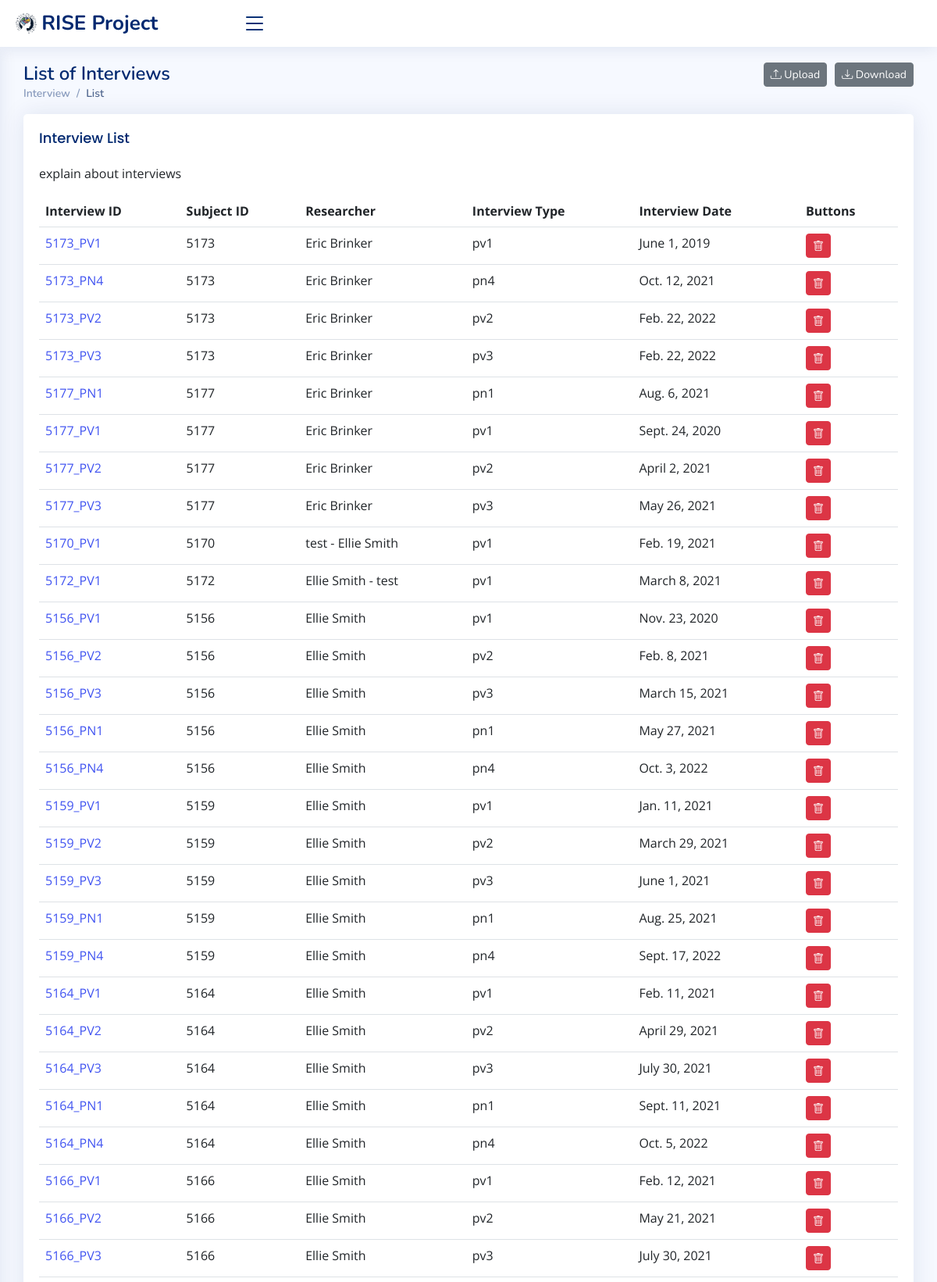
Screenshot of /interviewList/ (upper part) with the database file from the repository.
### rise/models.py (models this page shows, shortened)
class Interview(models.Model):
    interview_id = models.CharField(max_length=20, primary_key=True)
    subject_id = models.CharField(max_length=20)
    researcher = models.CharField(max_length=20)
    interview_type = models.CharField(max_length=20)
    interview_date = models.DateField()
    partner_support_status = models.CharField(max_length=20)
    financial_family_adult = models.IntegerField(default=0, null=False)
    financial_family_child = models.IntegerField(default=0, null=False)
    household_adult = models.IntegerField(default=0, null=False)
    household_child = models.IntegerField(default=0, null=False)
    financial_family_changes_date_1 = models.DateField(null=True)
    financial_family_changes_adult_1 = models.IntegerField(null=True)
    financial_family_changes_child_1 = models.IntegerField(null=True)
    financial_family_changes_date_2 = models.DateField(null=True)
    financial_family_changes_adult_2 = models.IntegerField(null=True)
    financial_family_changes_child_2 = models.IntegerField(null=True)
    financial_family_changes_date_3 = models.DateField(null=True)
    financial_family_changes_adult_3 = models.IntegerField(null=True)
    financial_family_changes_child_3 = models.IntegerField(null=True)
    financial_family_changes_date_4 = models.DateField(null=True)
    financial_family_changes_adult_4 = models.IntegerField(null=True)
    financial_family_changes_child_4 = models.IntegerField(null=True)
    financial_family_changes_date_5 = models.DateField(null=True)
    financial_family_changes_adult_5 = models.IntegerField(null=True)
    financial_family_changes_child_5 = models.IntegerField(null=True)
    household_member_changes_date_1 = models.DateField(null=True)
    household_member_changes_comments_1 = models.TextField(null=True)
    household_member_changes_date_2 = models.DateField(null=True)
    household_member_changes_comments_2 = models.TextField(null=True)
    household_member_changes_date_3 = models.DateField(null=True)
    household_member_changes_comments_3 = models.TextField(null=True)
    household_member_changes_date_4 = models.DateField(null=True)
    household_member_changes_comments_4 = models.TextField(null=True)
    household_member_changes_date_5 = models.DateField(null=True)
    household_member_changes_comments_5 = models.TextField(null=True)
    move_date_1 = models.DateField(null=True)
    housing_comments_1 = models.TextField(null=True)
    move_date_2 = models.DateField(null=True)
    housing_comments_2 = models.TextField(null=True)
    move_date_3 = models.DateField(null=True)
    housing_comments_3 = models.TextField(null=True)
    move_date_4 = models.DateField(null=True)
    housing_comments_4 = models.TextField(null=True)
    move_date_5 = models.DateField(null=True)
    housing_comments_5 = models.TextField(null=True)
    conception_date = models.DateField(null=True)
    tri1_date = models.DateField(null=True)
    tri2_date = models.DateField(null=True)
    tri3_date = models.DateField(null=True)
    birth_date = models.DateField(null=True)
    scan_date = models.DateField(null=True)
    event_comments = models.TextField(null=True)
    pn1_q1 = models.IntegerField(null=True)
    pn1_q2 = models.IntegerField(null=True)
    pn1_q3 = models.IntegerField(null=True)
    pn1_q4 = models.IntegerField(null=True)
    pn1_q5 = models.TextField(null=True)
    pn1_q6 = models.TextField(null=True)
    object_type_1 = models.CharField(max_length=20, null=True)
    object_working_hour_1 = models.IntegerField(null=True)
    object_hourly_wage_1 = models.FloatField(null=True)
    object_monthly_income_1 = models.FloatField(null=True)
    object_start_date_1 = models.DateField(null=True)
    object_end_date_1 = models.DateField(null=True)
    object_comment_1 = models.TextField(null=True)
    object_type_2 = models.CharField(max_length=20, null=True)
    object_working_hour_2 = models.IntegerField(null=True)
    object_hourly_wage_2 = models.FloatField(null=True)
    object_monthly_income_2 = models.FloatField(null=True)
    object_start_date_2 = models.DateField(null=True)
    object_end_date_2 = models.DateField(null=True)
    object_comment_2 = models.TextField(null=True)
    object_type_3 = models.CharField(max_length=20, null=True)
    object_working_hour_3 = models.IntegerField(null=True)
    object_hourly_wage_3 = models.FloatField(null=True)
    object_monthly_income_3 = models.FloatField(null=True)
    object_start_date_3 = models.DateField(null=True)
    object_end_date_3 = models.DateField(null=True)
    object_comment_3 = models.TextField(null=True)
    object_type_4 = models.CharField(max_length=20, null=True)
    object_working_hour_4 = models.IntegerField(null=True)
    object_hourly_wage_4 = models.FloatField(null=True)
    object_monthly_income_4 = models.FloatField(null=True)
    object_start_date_4 = models.DateField(null=True)
    object_end_date_4 = models.DateField(null=True)
    object_comment_4 = models.TextField(null=True)
    object_type_5 = models.CharField(max_length=20, null=True)
    object_working_hour_5 = models.IntegerField(null=True)
    object_hourly_wage_5 = models.FloatField(null=True)
    object_monthly_income_5 = models.FloatField(null=True)
    object_start_date_5 = models.DateField(null=True)
    object_end_date_5 = models.DateField(null=True)
    object_comment_5 = models.TextField(null=True)
    object_type_6 = models.CharField(max_length=20, null=True)
    object_working_hour_6 = models.IntegerField(null=True)
    object_hourly_wage_6 = models.FloatField(null=True)
    object_monthly_income_6 = models.FloatField(null=True)
    object_start_date_6 = models.DateField(null=True)
    object_end_date_6 = models.DateField(null=True)
    object_comment_6 = models.TextField(null=True)
    object_type_7 = models.CharField(max_length=20, null=True)
    object_working_hour_7 = models.IntegerField(null=True)
    object_hourly_wage_7 = models.FloatField(null=True)
    object_monthly_income_7 = models.FloatField(null=True)
    object_start_date_7 = models.DateField(null=True)
    object_end_date_7 = models.DateField(null=True)
    object_comment_7 = models.TextField(null=True)
    object_type_8 = models.CharField(max_length=20, null=True)
    object_working_hour_8 = models.IntegerField(null=True)
    object_hourly_wage_8 = models.FloatField(null=True)
    object_monthly_income_8 = models.FloatField(null=True)
    object_start_date_8 = models.DateField(null=True)
    object_end_date_8 = models.DateField(null=True)
    object_comment_8 = models.TextField(null=True)
    object_type_9 = models.CharField(max_length=20, null=True)
    object_working_hour_9 = models.IntegerField(null=True)
    object_hourly_wage_9 = models.FloatField(null=True)
    object_monthly_income_9 = models.FloatField(null=True)
    object_start_date_9 = models.DateField(null=True)
    object_end_date_9 = models.DateField(null=True)
    object_comment_9 = models.TextField(null=True)
    object_type_10 = models.CharField(max_length=20, null=True)
    object_working_hour_10 = models.IntegerField(null=True)
    object_hourly_wage_10 = models.FloatField(null=True)
    object_monthly_income_10 = models.FloatField(null=True)
    object_start_date_10 = models.DateField(null=True)
    object_end_date_10 = models.DateField(null=True)
    object_comment_10 = models.TextField(null=True)

### rise/views.py (the view)
# urls.py: path('interviewList/', interview_list, name='interview_list'),
def interview_list(request):
    interviews = Interview.objects.all()
    return render(request, 'interview_list.html', {'interviews': interviews})

### rise/templates/interview_list.html (shortened to what this page needs)
<!DOCTYPE html>
<html lang="en">
{% load static %}
<head>
  <link href="{% static 'assets/vendor/bootstrap/css/bootstrap.min.css' %}" rel="stylesheet">
  <link href="{% static 'assets/vendor/bootstrap-icons/bootstrap-icons.css' %}" rel="stylesheet">
  <link href="{% static 'assets/vendor/boxicons/css/boxicons.min.css' %}" rel="stylesheet">
  <link href="{% static 'assets/vendor/quill/quill.snow.css' %}" rel="stylesheet">
  <link href="{% static 'assets/vendor/quill/quill.bubble.css' %}" rel="stylesheet">
  <link href="{% static 'assets/vendor/remixicon/remixicon.css' %}" rel="stylesheet">
  <link href="{% static 'assets/vendor/simple-datatables/style.css' %}" rel="stylesheet">
  <link href="{% static 'assets/css/style.css' %}" rel="stylesheet">
</head>
<body>
  <header id="header" class="header fixed-top d-flex align-items-center">
    <div class="d-flex align-items-center justify-content-between">
      <a href="/home" class="logo d-flex align-items-center">
        <img src="{% static 'assets/img/baic.png' %}" alt="">
        <span class="d-none d-lg-block"> RISE Project</span>
      </a>
      <i class="bi bi-list toggle-sidebar-btn"></i>
    </div>
  </header>
  <main id="main" class="main">
    <div class="pagetitle">
      <h1>
          List of Interviews
          <a href="{% url 'interview_download' %}">
              <button type="button" class="btn btn-secondary btn-sm" style="float: right; margin-left: 10px"><i class="bi bi-download"></i> Download</button>
          </a>
          <a href="{% url 'interview_upload' %}">
              <button type="button" class="btn btn-secondary btn-sm" style="float: right;"><i class="bi bi-upload"></i> Upload</button>
          </a>
      </h1>
      <nav>
        <ol class="breadcrumb">
          <li class="breadcrumb-item">Interview</li>
          <li class="breadcrumb-item active">List</li>
        </ol>
      </nav>
    </div>
    <section class="section">
      <div class="row">
        <div class="col-lg-12">
          <div class="card">
            <div class="card-body">
              <h5 class="card-title">Interview List</h5>
              <p>explain about interviews</p>
              {% if interviews %}
                <table class="table datatable">
                <thead>
                  <tr>
                    <th scope="col">Interview ID</th>
                    <th scope="col">Subject ID</th>
                    <th scope="col">Researcher</th>
                    <th scope="col">Interview Type</th>
                    <th scope="col">Interview Date</th>
                    <th scope="col">Buttons</th>
                  </tr>
                </thead>
                    <tbody>
                    {% for interview in interviews %}
                    <tr>
                        <td><a href="{% url 'interview_update' interview.interview_id %}">{{ interview.interview_id }}</a></td>
                        <td>{{ interview.subject_id }}</td>
                        <td>{{ interview.researcher }}</td>
                        <td>{{ interview.interview_type }}</td>
                        <td>{{ interview.interview_date }}</td>
                        <td>
                            <a href="/interviewDelete/{{ interview.interview_id }}" onclick="return confirmDelete();">
                                <button type="button" class="btn btn-danger btn-sm"><i class="bi bi-trash"></i></button>
                            </a>
                        </td>
                    </tr>
                    {% endfor %}
                    </tbody>
              </table>
              {% else %}
                  <p>Data Empty</p>
              {% endif %}
            </div>
          </div>
        </div>
      </div>
    </section>
  </main>
</body>
</html>

### static/assets/css/style.css (style rules this page uses)
:root { scroll-behavior: smooth; }
body { font-family: "Open Sans", sans-serif; background: #f6f9ff; color: #444444; }
a { color: #4154f1; text-decoration: none; }
h1, h2, h3, h4, h5, h6 { font-family: "Nunito", sans-serif; }
#main { margin-top: 60px; padding: 20px 30px; transition: all 0.3s; }
.pagetitle { margin-bottom: 10px; }
.pagetitle h1 { font-size: 24px; margin-bottom: 0; font-weight: 600; color: #012970; }
.card { margin-bottom: 30px; border: none; border-radius: 5px; box-shadow: 0px 0 30px rgba(1, 41, 112, 0.1); }
.card-title { padding: 20px 0 15px 0; font-size: 18px; font-weight: 500; color: #012970; font-family: "Poppins", sans-serif; }
.card-body { padding: 0 20px 20px 20px; }
.breadcrumb { font-size: 14px; font-family: "Nunito", sans-serif; color: #899bbd; font-weight: 600; }
.breadcrumb .breadcrumb-item::before { color: #899bbd; }
.breadcrumb .active { color: #51678f; font-weight: 600; }
.logo { line-height: 1; }
@media (min-width: 1200px) { .logo { width: 280px; } }
.logo img { max-height: 26px; margin-right: 6px; }
.logo span { font-size: 26px; font-weight: 700; color: #012970; font-family: "Nunito", sans-serif; }
.header { transition: all 0.5s; z-index: 997; height: 60px; box-shadow: 0px 2px 20px rgba(1, 41, 112, 0.1); background-color: #fff; padding-left: 20px; }
.header .toggle-sidebar-btn { font-size: 32px; padding-left: 10px; cursor: pointer; color: #012970; }
@media (min-width: 1200px) { #main, #footer { margin-left: 0; } }

### rows the page displays
Interview: interview_id "5173_PV1", subject_id "5173", researcher "Eric Brinker", interview_type "pv1", interview_date "June 1, 2019"
Interview: interview_id "5173_PN4", subject_id "5173", researcher "Eric Brinker", interview_type "pn4", interview_date "Oct. 12, 2021"
Interview: interview_id "5173_PV2", subject_id "5173", researcher "Eric Brinker", interview_type "pv2", interview_date "Feb. 22, 2022"
Interview: interview_id "5173_PV3", subject_id "5173", researcher "Eric Brinker", interview_type "pv3", interview_date "Feb. 22, 2022"
Interview: interview_id "5177_PN1", subject_id "5177", researcher "Eric Brinker", interview_type "pn1", interview_date "Aug. 6, 2021"
Interview: interview_id "5177_PV1", subject_id "5177", researcher "Eric Brinker", interview_type "pv1", interview_date "Sept. 24, 2020"
Interview: interview_id "5177_PV2", subject_id "5177", researcher "Eric Brinker", interview_type "pv2", interview_date "April 2, 2021"
Interview: interview_id "5177_PV3", subject_id "5177", researcher "Eric Brinker", interview_type "pv3", interview_date "May 26, 2021"
Interview: interview_id "5170_PV1", subject_id "5170", researcher "test - Ellie Smith", interview_type "pv1", interview_date "Feb. 19, 2021"
Interview: interview_id "5172_PV1", subject_id "5172", researcher "Ellie Smith - test", interview_type "pv1", interview_date "March 8, 2021"
Interview: interview_id "5156_PV1", subject_id "5156", researcher "Ellie Smith", interview_type "pv1", interview_date "Nov. 23, 2020"
Interview: interview_id "5156_PV2", subject_id "5156", researcher "Ellie Smith", interview_type "pv2", interview_date "Feb. 8, 2021"
Interview: interview_id "5156_PV3", subject_id "5156", researcher "Ellie Smith", interview_type "pv3", interview_date "March 15, 2021"
Interview: interview_id "5156_PN1", subject_id "5156", researcher "Ellie Smith", interview_type "pn1", interview_date "May 27, 2021"
Interview: interview_id "5156_PN4", subject_id "5156", researcher "Ellie Smith", interview_type "pn4", interview_date "Oct. 3, 2022"
Interview: interview_id "5159_PV1", subject_id "5159", researcher "Ellie Smith", interview_type "pv1", interview_date "Jan. 11, 2021"
Interview: interview_id "5159_PV2", subject_id "5159", researcher "Ellie Smith", interview_type "pv2", interview_date "March 29, 2021"
Interview: interview_id "5159_PV3", subject_id "5159", researcher "Ellie Smith", interview_type "pv3", interview_date "June 1, 2021"
Interview: interview_id "5159_PN1", subject_id "5159", researcher "Ellie Smith", interview_type "pn1", interview_date "Aug. 25, 2021"
Interview: interview_id "5159_PN4", subject_id "5159", researcher "Ellie Smith", interview_type "pn4", interview_date "Sept. 17, 2022"
Interview: interview_id "5164_PV1", subject_id "5164", researcher "Ellie Smith", interview_type "pv1", interview_date "Feb. 11, 2021"
Interview: interview_id "5164_PV2", subject_id "5164", researcher "Ellie Smith", interview_type "pv2", interview_date "April 29, 2021"
Interview: interview_id "5164_PV3", subject_id "5164", researcher "Ellie Smith", interview_type "pv3", interview_date "July 30, 2021"
Interview: interview_id "5164_PN1", subject_id "5164", researcher "Ellie Smith", interview_type "pn1", interview_date "Sept. 11, 2021"
Interview: interview_id "5164_PN4", subject_id "5164", researcher "Ellie Smith", interview_type "pn4", interview_date "Oct. 5, 2022"
Interview: interview_id "5166_PV1", subject_id "5166", researcher "Ellie Smith", interview_type "pv1", interview_date "Feb. 12, 2021"
Interview: interview_id "5166_PV2", subject_id "5166", researcher "Ellie Smith", interview_type "pv2", interview_date "May 21, 2021"
Interview: interview_id "5166_PV3", subject_id "5166", researcher "Ellie Smith", interview_type "pv3", interview_date "July 30, 2021"
